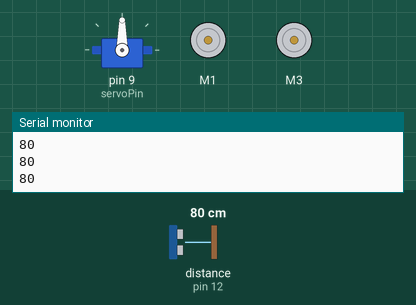
Recording of a sketch running on a simulated Arduino Uno, built with avr-gcc and run on an emulated ATmega328P. Parts: servo, 2 × DC motor (green arrow = forward, orange = backward, longer = faster), the last lines printed to the serial monitor. Wiring (inferred from the names in the program): ultrasonic range finder: trigger pin 2; echo pin 12. The inputs (shaded band) are chosen by the test bench; at power-on: distance to the obstacle (sensor on pin 12) 80 cm. The echo pulse lasts 58.3 µs per cm.

Above: at 1.2 s.
1.3 s: distance to the obstacle (sensor on pin 12) set to 33 cm
4.3 s: distance to the obstacle (sensor on pin 12) set to 28 cm
At 5.58 s:
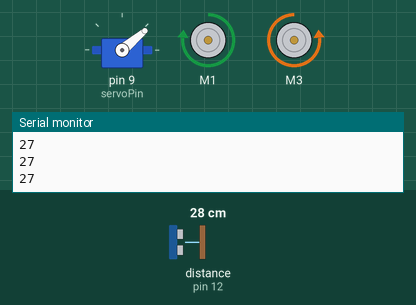
7.3 s: distance to the obstacle (sensor on pin 12) set to 35 cm
At 7.4 s:
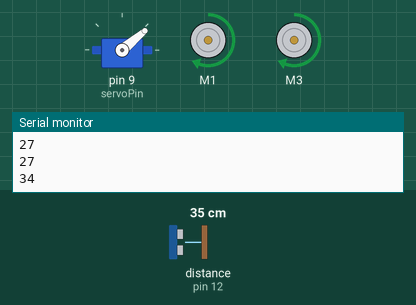
10.3 s: distance to the obstacle (sensor on pin 12) set to 2 cm
At 11.45 s:
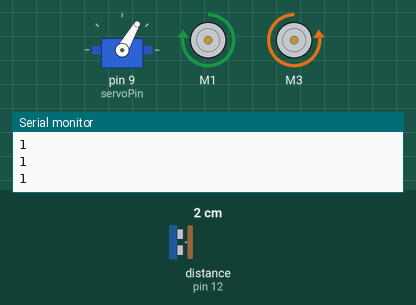
Timing chart, 0 to 14.3 s (numbered marks = the images above; inputs shaded):
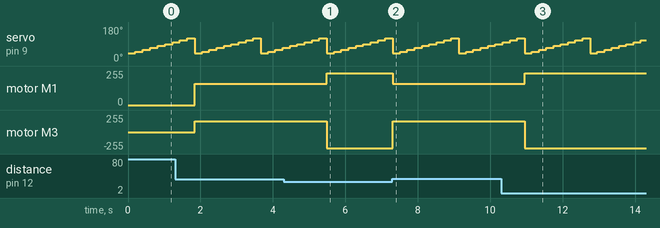

Measured:
- the behaviour switches between 31 and 30 cm on distance to the obstacle (sensor on pin 12) (found by bisection; images 0 and 1)
- after the input at 4.3 s, motor M1: forward 160/255 → forward 240/255 after 1.2 s; motor M3: forward 160/255 → backward 240/255 after 1.2 s
- after the input at 7.3 s, motor M1: forward 240/255 → forward 160/255 at once; motor M3: backward 240/255 → forward 160/255 at once
- after the input at 10.3 s, motor M1: forward 160/255 → forward 240/255 after 0.65 s; motor M3: forward 160/255 → backward 240/255 after 0.65 s
- by itself, servo on pin 9 (servoPin): repeats every 1.8 s: 110° 0.20 s, 120° 0.20 s, 40° 0.20 s, 50° 0.20 s, 60° 0.20 s, 70° 0.20 s, 80° 0.20 s, 90° 0.20 s, 100° 0.20 s

The sketch:

lexa_servo.ino
```cpp
 #include <Servo.h>
#include <AFMotor.h>

Servo LexaServo;
int servoPin = 9;
AF_DCMotor motor1(1); //правый
AF_DCMotor motor2(3); //Левый

const int Trig = 2;
const int Echo = 12;
void setup()

{

  pinMode(Trig, OUTPUT);
  pinMode(Echo, INPUT);
  LexaServo.attach(servoPin);
  Serial.begin(9600);

}


unsigned int time_us=0;
unsigned int distance_sm=0;


 void loop()

{

  {

  for (int i=40; i<=120; i=i+10)

   {

    LexaServo.write(i);
    delay(200);
    digitalWrite(Trig, HIGH);
    delayMicroseconds(10);
    digitalWrite(Trig, LOW);
    time_us=pulseIn(Echo, HIGH);
    distance_sm=time_us/58;
    Serial.println(distance_sm);

  }

 }

    if (distance_sm<30)

    {

   motor1.run(FORWARD);
   motor2.run(BACKWARD);
   motor1.setSpeed(240);
   motor2.setSpeed(240);


    }

    else

    {

      motor1.run(FORWARD);
      motor2.run(FORWARD);
      motor1.setSpeed(160);
      motor2.setSpeed(160);

    }

}
```
